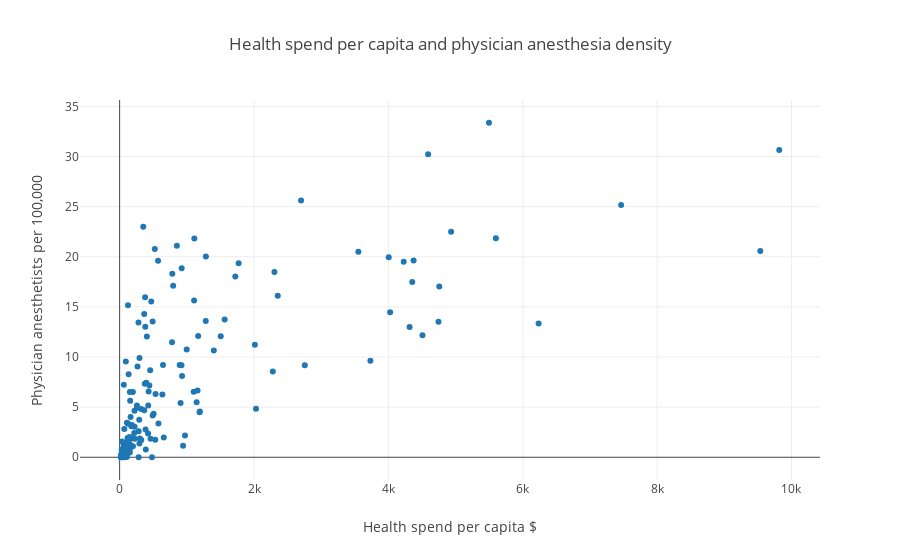

Source (notebook cell):
### Markdown cell above
# Physician density vs health spend per capita

### Code cell
# Create a trace
trace = go.Scatter(
    x = df['hspendcap'],
    y = df['pdensity'],
    mode = 'markers',
    text = df['country']
)

data = [trace]

layout = go.Layout(
    title='Health spend per capita and physician anesthesia density',
    xaxis=dict(
    title='Health spend per capita $'
    ),
    
    yaxis=dict(
    title='Physician anesthetists per 100,000')
)

# Plot and embed in ipython notebook!
fig = go.Figure(data=data, layout=layout)

py.offline.iplot(fig, filename='hspend_physdensity')

### Figure 1 — Plotly figure (JSON) as saved in the notebook; plotly's stock layout.template omitted (floating-point values rounded to 4 significant figures; data arrays with more than 128 entries replaced by an {"elided": "..."} marker saying what was removed)
{"data": [{"mode": "markers", "text": {"elided": "168 str values"}, "type": "scatter", "uid": "d5a61ed3-df83-4091-ac83-bb1f9e33f4d8", "x": {"elided": "168 float values"}, "y": {"elided": "168 float values"}}], "layout": {"title": "Health spend per capita and physician anesthesia density", "xaxis": {"title": "Health spend per capita $"}, "yaxis": {"title": "Physician anesthetists per 100,000"}}}
